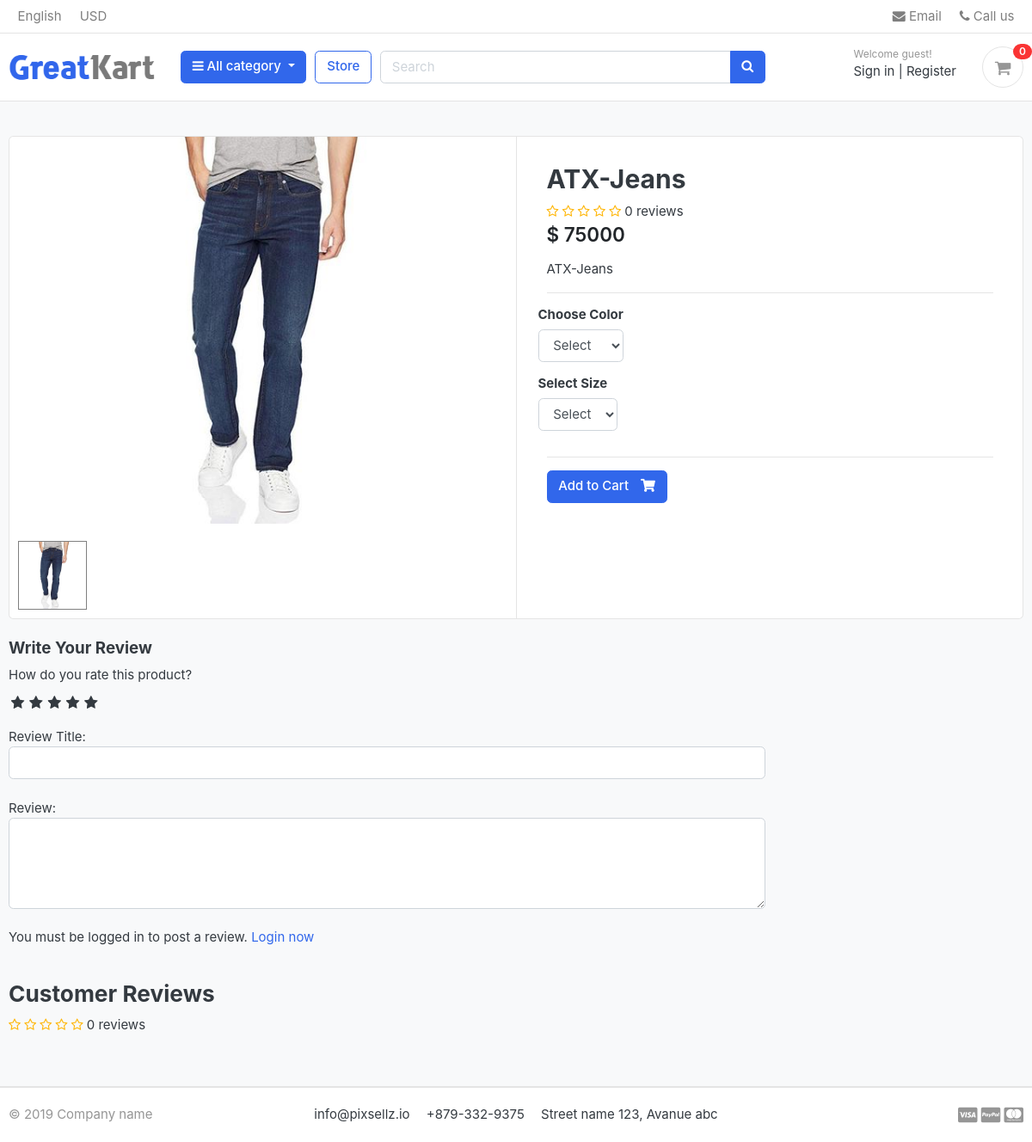
The page /store/category/jeans/ATX-Jeans/ on the database its author committed.
### store/models.py (models this page shows, shortened)
class Product(models.Model):
    product_name    = models.CharField(max_length=200, unique=True)
    slug            = models.SlugField(max_length=200, unique=True)
    description     = models.TextField(max_length=500, blank=True)
    price           = models.IntegerField()
    images          = models.ImageField(upload_to='photos/products')
    stock           = models.IntegerField()
    is_available    = models.BooleanField(default=True)
    category        = models.ForeignKey(Category, on_delete=models.CASCADE)
    created_date    = models.DateTimeField(auto_now_add=True)
    modified_date   = models.DateTimeField(auto_now=True)
    def averageReview(self):
        reviews = ReviewRating.objects.filter(product=self, status=True).aggregate(average=Avg('rating'))
        avg = 0
        if reviews['average'] is not None:
            avg = float(reviews['average'])
        return avg
    def countReview(self):
        reviews = ReviewRating.objects.filter(product=self, status=True).aggregate(count=Count('id'))
        count = 0
        if reviews['count'] is not None:
            count = int(reviews['count'])
        return count

### store/views.py (the view)
# urls.py: path('category/<slug:category_slug>/<slug:product_slug>/', views.product_detail, name='product_detail'),
def product_detail(request, category_slug, product_slug):
    try:
        single_product = Product.objects.get(category__slug=category_slug, slug=product_slug)
        in_cart = CartItem.objects.filter(cart__cart_id=_cart_id(request), product=single_product).exists()
    except Exception as e:
        raise e
    if request.user.is_authenticated:
        try:
            orderproduct = OrderProduct.objects.filter(user=request.user, product_id=single_product.id).exists()
        except OrderProduct.DoesNotExist:
            orderproduct = None
    else:
        orderproduct = None
    reviews = ReviewRating.objects.filter(product_id=single_product.id, status=True)
    product_gallery = ProductGallery.objects.filter(product_id=single_product.id)
    context = {
        'single_product': single_product,
        'in_cart'       : in_cart,
        'orderproduct': orderproduct,
        'reviews': reviews,
        'product_gallery': product_gallery,
    }
    return render(request, 'store/product_detail.html', context)

### carts/context_processors.py (called while the page is built)
def counter(request):
    cart_count = 0
    if 'admin' in request.path:
        return {}
    else:
        try:
            cart = Cart.objects.filter(cart_id=_cart_id(request))
            if request.user.is_authenticated:
                cart_items = CartItem.objects.all().filter(user=request.user)
            else:
                cart_items = CartItem.objects.all().filter(cart=cart[:1])
            for cart_item in cart_items:
                cart_count += cart_item.quantity
        except Cart.DoesNotExist:
            cart_count = 0
    return dict(cart_count=cart_count)

### carts/views.py (called while the page is built)
def _cart_id(request):
    cart = request.session.session_key
    if not cart:
        cart = request.session.create()
    return cart

### category/context_processors.py (called while the page is built)
def menu_links(request):
    links = Category.objects.all()
    return dict(links=links)

### category/models.py (called while the page is built)
    def get_url(self):
            return reverse('products_by_category', args=[self.slug])

### store/models.py (called while the page is built)
    def colors(self):
        return super(VariationManager, self).filter(variation_category='color', is_active=True)

    def sizes(self):
        return super(VariationManager, self).filter(variation_category='size', is_active=True)

### templates/store/product_detail.html (shortened to what this page needs)
{% extends 'base.html' %}
{% load static %}
{% block content %}
<section class="section-content padding-y bg">
	<div class="container">
		<div class="card">
			<div class="row no-gutters">
				<aside class="col-md-6">
					<article class="gallery-wrap">
						<div class="img-big-wrap mainImage">
							<center><img src="{{ single_product.images.url }}"></center>
						</div>
					</article>
					<ul class="thumb">
						<li>
							<a href="{{ single_product.images.url }}" target="mainImage"><img src="{{ single_product.images.url }}" alt="Product Image"></a>
						</li>
					</ul>
				</aside>
				<main class="col-md-6 border-left">
					<form action="{% url 'add_cart' single_product.id %}" method="POST">
						<article class="content-body">
							<h2 class="title">{{ single_product.product_name }}</h2>
							<div class="rating-star">
								<span>
									<i class="fa fa-star{% if single_product.averageReview < 0.5 %}-o{% elif single_product.averageReview >= 0.5 and single_product.averageReview < 1 %}-half-o {% endif %}" aria-hidden="true"></i>
									<i class="fa fa-star{% if single_product.averageReview < 1.5 %}-o{% elif single_product.averageReview >= 1.5 and single_product.averageReview < 2 %}-half-o {% endif %}" aria-hidden="true"></i>
									<i class="fa fa-star{% if single_product.averageReview < 2.5 %}-o{% elif single_product.averageReview >= 2.5 and single_product.averageReview < 3 %}-half-o {% endif %}" aria-hidden="true"></i>
									<i class="fa fa-star{% if single_product.averageReview < 3.5 %}-o{% elif single_product.averageReview >= 3.5 and single_product.averageReview < 4 %}-half-o {% endif %}" aria-hidden="true"></i>
									<i class="fa fa-star{% if single_product.averageReview < 4.5 %}-o{% elif single_product.averageReview >= 4.5 and single_product.averageReview < 5 %}-half-o {% endif %}" aria-hidden="true"></i>
	<span>{{single_product.countReview}} reviews</span>
									</span>
							</div>
							<div class="mb-3">
								<var class="price h4">$ {{single_product.price}}</var>
							</div>
							<p>{{ single_product.description }}</p>
							<hr>
							<div class="row">
								<div class="item-option-select">
									<h6>Choose Color</h6>
									<select name="color" class="form-control" required>
										<option value="" disabled selected>Select</option>
									</select>
								</div>
							</div>
							<div class="row">
								<div class="item-option-select">
									<h6>Select Size</h6>
									<select name="size" class="form-control">
										<option value="" disabled selected>Select</option>
									</select>
								</div>
							</div>
							<hr>
							{% if single_product.stock <= 0 %}
							<h5 class="text-danger">Out of Stock</h5>
							{% else %}
							<button type="submit" class="btn  btn-primary"> <span class="text">Add to Cart</span> <i class="fas fa-shopping-cart"></i> </button>
							{% endif %}
						</article>
					</form>
				</main>
			</div>
		</div>
		<br>
		<div class="row">
			<div class="col-md-9">
				<form action="{% url 'submit_review' single_product.id %}" method="POST">
					<h5>Write Your Review</h5>
					<div>
						<label>How do you rate this product?</label>
						<br>
						<div class="rate">
							<input type="radio" name="rating" id="rating10" value="5" required /><label for="rating10" title="5"></label>
							<input type="radio" name="rating" id="rating8" value="4" required /><label for="rating8" title="4"></label>
							<input type="radio" name="rating" id="rating6" value="3" required /><label for="rating6" title="3"></label>
							<input type="radio" name="rating" id="rating4" value="2" required /><label for="rating4" title="2"></label>
							<input type="radio" name="rating" id="rating2" value="1" required /><label for="rating2" title="1"></label>
						</div>
<br>
						Review Title:
						<input type="text" class="form-control" name="subject">
						<br>
						Review:
						<textarea name="review" rows="4" class="form-control"></textarea>
						<br>
						{% if user.is_authenticated %}
							{% if orderproduct %}
								<input type="submit" value="Submit Review" class="btn btn-primary">
							{% else %}
								<p>You must purchase this product to post a review.</p>
							{% endif %}
						{% else %}
						<p>You must be logged in to post a review. <span><a href="{% url 'login' %}">Login now</a></span></p>
						{% endif %}
					</div>
				</form>
<br>
<header class="section-heading">
	<h3>Customer Reviews </h3>
	<div class="rating-star">
		<span>
			<i class="fa fa-star{% if single_product.averageReview < 0.5 %}-o{% elif single_product.averageReview >= 0.5 and single_product.averageReview < 1 %}-half-o {% endif %}" aria-hidden="true"></i>
			<i class="fa fa-star{% if single_product.averageReview < 1.5 %}-o{% elif single_product.averageReview >= 1.5 and single_product.averageReview < 2 %}-half-o {% endif %}" aria-hidden="true"></i>
			<i class="fa fa-star{% if single_product.averageReview < 2.5 %}-o{% elif single_product.averageReview >= 2.5 and single_product.averageReview < 3 %}-half-o {% endif %}" aria-hidden="true"></i>
			<i class="fa fa-star{% if single_product.averageReview < 3.5 %}-o{% elif single_product.averageReview >= 3.5 and single_product.averageReview < 4 %}-half-o {% endif %}" aria-hidden="true"></i>
			<i class="fa fa-star{% if single_product.averageReview < 4.5 %}-o{% elif single_product.averageReview >= 4.5 and single_product.averageReview < 5 %}-half-o {% endif %}" aria-hidden="true"></i>
	<span>{{single_product.countReview}} reviews</span>
			</span>
	</div>
</header>
			</div>
		</div>
	</div>
</section>
{% endblock %}

### static/css/ui.css (style rules this page uses)
html { font-family: "Inter", sans-serif; font-size: 15px; }
.content-body { flex: 1 1 auto; padding: 2rem 2.3rem; }
.padding-y { padding-top: 40px; padding-bottom: 40px; }
var { font-style: normal; }
article:after, .form-group:after { display: block; clear: both; content: ""; }
.bg { background-color: #f8f9fa; }
.section-heading { margin-bottom: 20px; margin-top: 15px; }
p:last-child { margin-bottom: 0; }
.btn .text + i { margin-left: 10px; }
.price { font-weight: 600; color: #212529; }
.gallery-wrap .img-big-wrap { margin-bottom: 10px; border-radius: 0.37rem; overflow: hidden; background-color: #fff; }
.gallery-wrap .img-big-wrap img { height: 450px; width: auto; display: inline-block; }
.item-option-select { margin-bottom: 1rem; display: inline-block; margin-right: 15px; }

### static/css/custom.css (style rules this page uses)
.rate { display: inline-block;; border: 0; }
.rate > label { float: right; }
.rate > label:before { display: inline-block; font-size: 1.1rem; font-family: FontAwesome; content: "\f005"; margin:0; padding:0.3rem .2rem; cursor: pointer; }
.rating-star i { color: #ffb503 !important; }
ul.thumb { margin:0 auto; padding: 0; float: left; }
ul.thumb li { list-style: none; margin: 10px; }
ul.thumb li img { width: 80px; height: 80px; border: 1px solid grey; }

### rows shown on the page
Product: images (picture), product_name "ATX-Jeans", countReview "0", price "75000", description "ATX-Jeans"

### other values the page prints
{{ cart_count }} "0"
